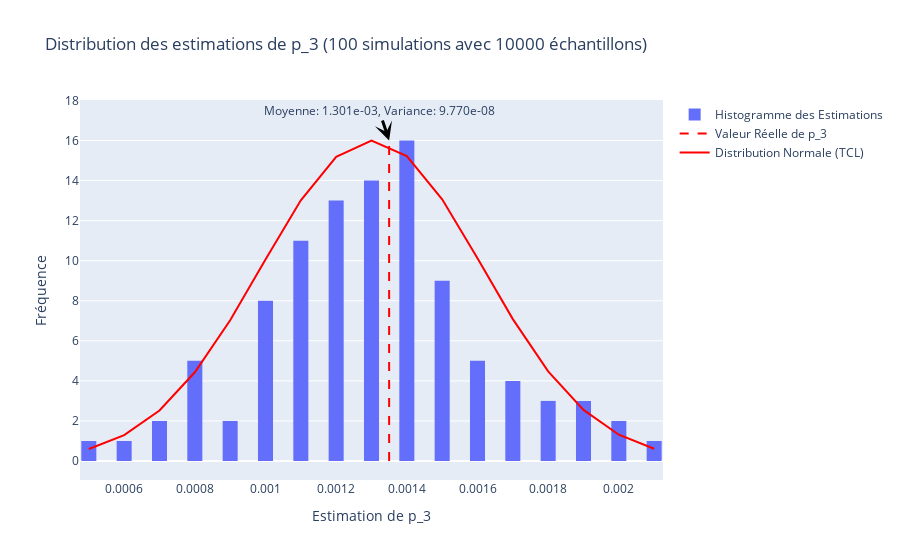

Write notebook code for a chart like this one.
### Markdown cell above
$\mathbb{P}(X > 3)$ pour $X \sim \mathcal{N}(0,1)$ se réécrit: $ \int_{3}^{+\infty} \frac{1}{\sqrt{2\pi}} e^{-\frac{x^2}{2}} dx $     

ou encore   $ \int_{-\infty}^{+\infty} h(x)p(x) dx $ avec $  p(x)=\frac{1}{\sqrt{2\pi}} e^{-\frac{x^2}{2}}$ et $h(x)=\chi_{\{X > 3\}}(x) .$

>L'estimateur classique de Monte - Carlo est alors:

$\hat{I}_{MC} = \frac{1}{N_s} \sum_{i=1}^{N_s} h(x^{(i)})= \frac{1}{N_s} \sum_{i=1}^{N_s} \chi_{\{X > 3\}}(x^{(i)})$

### Code cell
N=10000
n=100
def estimate_p_3(num_samples):
    x=np.random.normal(0,1,num_samples)
    p_3=np.sum(x>3)/num_samples
    return p_3

estimates=[estimate_p_3(N) for _ in range(n)]
mean_estimate=np.mean(estimates)
variance_estimate=np.var(estimates)
reel_value=1-norm.cdf(3)
normal_distribution=norm.pdf(sorted(estimates),mean_estimate,np.sqrt(variance_estimate))
normal_distribution=normal_distribution/max(normal_distribution)*max(np.histogram(estimates,bins=40)[0])
fig=go.Figure()
fig.add_trace(go.Histogram(x=estimates,nbinsx=40,opacity=1,name='Histogramme des Estimations'))
fig.add_trace(go.Scatter(x=[reel_value,reel_value],y=[0,max(normal_distribution)],mode='lines',line=dict(color='red',dash='dash'),name='Valeur Réelle de p_3'))
fig.add_trace(go.Scatter(x=sorted(estimates),y=normal_distribution,mode='lines',line=dict(color='red'),name='Distribution Normale (TCL)'))
fig.add_annotation(
    x=reel_value,
    y=max(normal_distribution),
    text=f"Moyenne: {mean_estimate:.3e}, Variance: {variance_estimate:.3e}",
    showarrow=True,
    arrowwidth=3,
    arrowhead=3,
    arrowcolor="black",
    font_size=12
)
fig.update_layout(
    title='Distribution des estimations de p_3 (100 simulations avec 10000 échantillons)',
    xaxis_title='Estimation de p_3',
    yaxis_title='Fréquence',
    bargap=0.15
)
fig.show()
print('Estimation de p_3 : {:.3e}'.format(mean_estimate))
print('Variance de l\'estimation de p_3 : {:.3e}'.format(variance_estimate))
var1=variance_estimate

### Figure 1 — Plotly figure (JSON) as saved in the notebook; plotly's stock layout.template omitted (floating-point values rounded to 4 significant figures)
{"data": [{"name": "Histogramme des Estimations", "nbinsx": 40, "opacity": 1, "type": "histogram", "x": [0.0013, 0.0008, 0.0012, 0.0013, 0.0013, 0.002, 0.0012, 0.0012, 0.0011, 0.0008, 0.0014, 0.001, 0.0011, 0.0015, 0.0015, 0.0014, 0.0012, 0.0014, 0.0014, 0.0013, 0.0015, 0.0011, 0.0017, 0.0014, 0.0011, 0.0011, 0.0011, 0.001, 0.001, 0.0011, 0.0013, 0.0015, 0.0012, 0.0013, 0.0017, 0.001, 0.0014, 0.0012, 0.0016, 0.0008, 0.0005, 0.0018, 0.0021, 0.0013, 0.0009, 0.0014, 0.0016, 0.0015, 0.001, 0.0011, 0.0012, 0.0011, 0.0013, 0.0014, 0.0014, 0.0012, 0.0017, 0.0018, 0.0013, 0.001, 0.0008, 0.0015, 0.0014, 0.0006, 0.0013, 0.002, 0.0013, 0.001, 0.001, 0.0009, 0.0019, 0.0015, 0.0011, 0.0014, 0.0012, 0.0014, 0.0018, 0.0015, 0.0016, 0.0012, 0.0013, 0.0013, 0.0012, 0.0014, 0.0019, 0.0007, 0.0012, 0.0007, 0.0015, 0.0011, 0.0008, 0.0016, 0.0017, 0.0019, 0.0016, 0.0012, 0.0013, 0.0014, 0.0014, 0.0014]}, {"line": {"color": "red", "dash": "dash"}, "mode": "lines", "name": "Valeur Réelle de p_3", "type": "scatter", "x": [0.00135, 0.00135], "y": [0, 16]}, {"line": {"color": "red"}, "mode": "lines", "name": "Distribution Normale (TCL)", "type": "scatter", "x": [0.0005, 0.0006, 0.0007, 0.0007, 0.0008, 0.0008, 0.0008, 0.0008, 0.0008, 0.0009, 0.0009, 0.001, 0.001, 0.001, 0.001, 0.001, 0.001, 0.001, 0.001, 0.0011, 0.0011, 0.0011, 0.0011, 0.0011, 0.0011, 0.0011, 0.0011, 0.0011, 0.0011, 0.0011, 0.0012, 0.0012, 0.0012, 0.0012, 0.0012, 0.0012, 0.0012, 0.0012, 0.0012, 0.0012, 0.0012, 0.0012, 0.0012, 0.0013, 0.0013, 0.0013, 0.0013, 0.0013, 0.0013, 0.0013, 0.0013, 0.0013, 0.0013, 0.0013, 0.0013, 0.0013, 0.0013, 0.0014, 0.0014, 0.0014, 0.0014, 0.0014, 0.0014, 0.0014, 0.0014, 0.0014, 0.0014, 0.0014, 0.0014, 0.0014, 0.0014, 0.0014, 0.0014, 0.0015, 0.0015, 0.0015, 0.0015, 0.0015, 0.0015, 0.0015, 0.0015, 0.0015, 0.0016, 0.0016, 0.0016, 0.0016, 0.0016, 0.0017, 0.0017, 0.0017, 0.0017, 0.0018, 0.0018, 0.0018, 0.0019, 0.0019, 0.0019, 0.002, 0.002, 0.0021], "y": [0.5999, 1.294, 2.519, 2.519, 4.428, 4.428, 4.428, 4.428, 4.428, 7.026, 7.026, 10.06, 10.06, 10.06, 10.06, 10.06, 10.06, 10.06, 10.06, 13.01, 13.01, 13.01, 13.01, 13.01, 13.01, 13.01, 13.01, 13.01, 13.01, 13.01, 15.19, 15.19, 15.19, 15.19, 15.19, 15.19, 15.19, 15.19, 15.19, 15.19, 15.19, 15.19, 15.19, 16, 16, 16, 16, 16, 16, 16, 16, 16, 16, 16, 16, 16, 16, 15.22, 15.22, 15.22, 15.22, 15.22, 15.22, 15.22, 15.22, 15.22, 15.22, 15.22, 15.22, 15.22, 15.22, 15.22, 15.22, 13.06, 13.06, 13.06, 13.06, 13.06, 13.06, 13.06, 13.06, 13.06, 10.13, 10.13, 10.13, 10.13, 10.13, 7.084, 7.084, 7.084, 7.084, 4.474, 4.474, 4.474, 2.551, 2.551, 2.551, 1.313, 1.313, 0.6098]}], "layout": {"annotations": [{"arrowcolor": "black", "arrowhead": 3, "arrowwidth": 3, "font": {"size": 12}, "showarrow": true, "text": "Moyenne: 1.301e-03, Variance: 9.770e-08", "x": 0.00135, "y": 16}], "bargap": 0.15, "title": {"text": "Distribution des estimations de p_3 (100 simulations avec 10000 échantillons)"}, "xaxis": {"title": {"text": "Estimation de p_3"}}, "yaxis": {"title": {"text": "Fréquence"}}}}
